Frame 1 (no input): blank canvas, image omitted
Frame 60 (the mouse pressed at the canvas centre just before this capture): blank canvas, image omitted
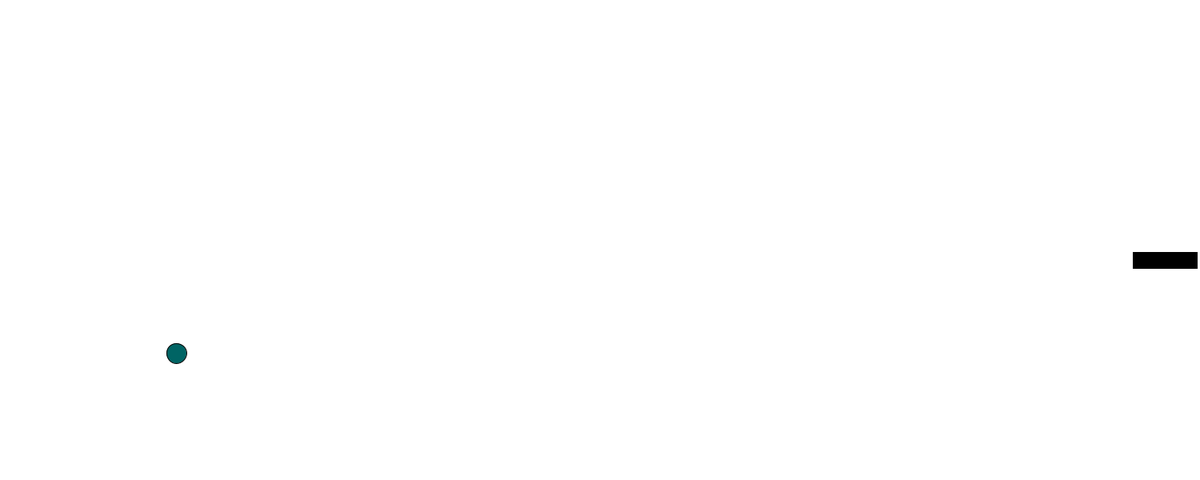
Frame 120 (the mouse held since frame 60 and released just before this capture)

The Processing sketch whose frames 1 and 60 were blank and that drew this single picture after the mouse press (run headless with seeded random() and noise(); from frame 60 on, the mouse is pressed at the canvas centre):

// Processing sketch: Team_Red_Group_Project
// ── Team_Red_Group_Project.pde
/*
~~~~~~~~~~~~~~~~~~~~~~~~~~~~~~~~~~~~~~~~~~~~~~~
Group Project: Team Red
~~~~~~~~~~~~~~~~~~~~~~~~~~~~~~~~~~~~~~~~~~~~~~~
Authors:
    Mark R. Mahan
    Joshua Yamdogo
    Samuel Trenter
    Shinya Honda
    Humberto Colin
~~~~~~~~~~~~~~~~~~~~~~~~~~~~~~~~~~~~~~~~~~~~~~~
This project is meant to run a platforming game
~~~~~~~~~~~~~~~~~~~~~~~~~~~~~~~~~~~~~~~~~~~~~~~
IDEA: SWITCH GRAVITY PERIODICALLY
*/

int screenType = 0;
Ball theBall = new Ball(); // The bouncing ball
int numBlocks = 5;
Block testBlocks[] = new Block[numBlocks]; // Test block for now

void setup() {
  size(1500, 600);
  for (int i = numBlocks - 1; i != -1; i--) {
    testBlocks[i] = new Block();
  }
}

void draw() {
  if (screenType == 0) titleScreen();
  else if (screenType == 1) gameScreen();
  else if (screenType == 2) gameOverScreen();
}

//~~~~~~~~~~~~~~~~~~~~~~~~~~~~~~~~~~~~~~~~~~

void titleScreen() {
  background(150);
}

void gameScreen() {
  background(255);
  theBall.displayBall(); // Displays the ball
  for (int i = 0; i < numBlocks; i++) {
    testBlocks[i].displayBlock();
    testBlocks[i].blockBounce(theBall, theBall.ballXpos, theBall.ballYpos);
  }
  //testBlock.displayBlock(); // Displays the block
  //testBlock.blockBounce(theBall, theBall.ballXpos, theBall.ballYpos); // Bounces the ball off of the block
  theBall.gravitationalPull(); // Gravity
  theBall.inBounds(); // Keeps the ball in-bounds
}

void gameOverScreen() {
  // Will be implemented later
}

//~~~~~~~~~~~~~~~~~~~~~~~~~~~~~~~~~~~~~~~~~~~~

void mousePressed() {
  if (screenType == 0) screenType = 1; // A click will start the game
}

void keyPressed() {
  if (key == CODED) {
    if (keyCode == LEFT) theBall.moveLeft(); // Moves the ball left
    else if (keyCode == RIGHT) theBall.moveRight(); // Moves the ball right
    else if (keyCode == UP || keyCode == DOWN) theBall.switchGravity();
  }
}
// ── Ball.pde
class Ball {
  float airResistance, friction, w, h, ballXpos, ballYpos, ballDX, ballDY, targetX, targetY, canvasWidth, canvasHeight, gravityValue, vertSpeed, horizSpeed, easing; // xpos and ypos used to track ball
  color c;
  String sidewaysDirection;
  
  Ball() {
    // Random color ball each time
    c = color(0, 100, 100);
    
    // Width and height of the ball
    w = 25;
    h = w;
    
    // The ball's x and y positions
    targetX = 500;
    targetY = 100;
    ballDX = targetX - ballXpos;
    ballDY = targetY - ballYpos;
    ballXpos = ballDX * easing;
    ballYpos = ballDY * easing;
    
    canvasWidth = 1500;
    canvasHeight = 600;
    sidewaysDirection = "East"; // Ball starts out moving "East"
    
    // Used for the "physics" of the ball
    gravityValue = 1;
    vertSpeed = 0;
    horizSpeed = 15;
    airResistance = 0.0001;
    friction = 0.1;
    easing = 0.25;
  }
  
  void displayBall() { // Displays the ball
    fill(c);
    ellipse(ballXpos, ballYpos, w, h);
  }
  
  void moveLeft() {
    if (sidewaysDirection == "East") {
      horizSpeed *= -1;
      sidewaysDirection = "West";
    }
  }
  
  void moveRight() {
    if (sidewaysDirection == "West") {
      horizSpeed *= -1;
      sidewaysDirection = "East";
    }
  }
  
  void gravitationalPull() {
    vertSpeed += gravityValue; // Vertical speed will increase/decrease
    targetY = ballYpos + vertSpeed; // Change where the ball is vertically
    targetX = ballXpos + horizSpeed; // Change where the ball is horizontally
    ballDX = targetX - ballXpos;
    ballDY = targetY - ballYpos;
    ballXpos += ballDX * easing;
    //ballXpos += horizSpeed;
    ballYpos += ballDY * easing;
    vertSpeed -= (vertSpeed * airResistance);
    horizSpeed -= (horizSpeed * airResistance);
  }
  
  void switchGravity() {
    gravityValue *= -1;
  }
  
  void noReductionBounce(float surface) { // Used for the block(s)
    if (gravityValue > 0) {
      ballYpos = surface - (h / 2);
    } else {
      ballYpos = surface + (h + 2);
    }
    vertSpeed *= -1;
    vertSpeed += (vertSpeed * friction) * 1.1;
  }
  
  void bounceBottom(float surface) { // Bounces off the bottom of the canvas
    ballYpos = surface - (h / 2);
    vertSpeed *= -1;
    vertSpeed -= (vertSpeed * friction); // Slows the ball down with friction
    //horizSpeed -= (horizSpeed * friction);
  }

  void bounceTop(float surface) { // Bounces off of the top
    ballYpos = surface + (h / 2);
    vertSpeed *= -1;
    vertSpeed -= (vertSpeed * friction); // Slows the ball down with friction
  }

  void bounceLeft() { // Bounces off of the left wall
    ballXpos = (w / 2);
    horizSpeed *= -1;
    //horizSpeed -= (horizSpeed * friction); // Slows the ball down with friction
    sidewaysDirection = "East";
  }
  
  void bounceRight() { // Bounces off of the right wall
    ballXpos = canvasWidth - (w / 2);
    horizSpeed *= -1;
    //horizSpeed -= (horizSpeed * friction); // Slows the ball down with friction
    sidewaysDirection = "West";
  }
  
  void topIndicator() { // Indicates where the ball is located horizontally on the canvas if the ball goes out of bounds
    noFill();
    triangle(ballXpos, 0, ballXpos - w / 2, h, ballXpos + w / 2, h);
  }
  
  void bottomIndicator() {
    noFill();
    triangle(ballXpos, canvasHeight, ballXpos - w / 2, canvasHeight - h, ballXpos + w / 2, canvasHeight - h);
  }
  
  void inBounds() { // Keeps the ball in-bounds
    if (gravityValue > 0) {
      if (ballYpos < 0) topIndicator();
      if (ballYpos + (h / 2) > canvasHeight) bounceBottom(canvasHeight);
    } else {
      if (ballYpos > canvasHeight) bottomIndicator();
      if (ballYpos + (h / 2) < 0) bounceTop(0);
    }
    if (ballXpos + (w / 2) > canvasWidth) bounceRight();
    if (ballXpos < 0) bounceLeft();
  }
  
}
// ── Block.pde
class Block extends Ball {
  float blockXpos, blockYpos, blockWidth, blockHeight, canvasWidth, canvasHeight;
  
  Block() {
    blockWidth = 80;
    blockHeight = 20;
    canvasWidth = 1500;
    canvasHeight = 600;
    blockXpos = random(canvasWidth, canvasWidth + canvasWidth / 2);
    blockYpos = random(canvasHeight / 2, canvasHeight - 30);
  }
  
  void displayBlock() {
    fill(0);
    rectMode(CENTER);
    rect(blockXpos, blockYpos, blockWidth, blockHeight);
    scrollBlock();
  }
  
  void scrollBlock() {
    blockXpos -= 5;
    if (blockXpos < 0 - 100) {
      blockXpos += canvasWidth + random(blockWidth, canvasWidth / 2);
      blockYpos = random(60, canvasHeight - 60);
    }
  }
  
  void blockBounce(Ball theBall, float ballXpos, float ballYpos) {
    // If the ball is above/below the paddle
    if ((ballXpos + (h / 2) > blockXpos - (blockWidth / 2) && (ballXpos - (h / 2) < blockXpos + (blockWidth / 2)))) {
      // If the ball is "touching" the block
      if (ballYpos > blockYpos - (blockHeight / 2) && ballYpos < blockYpos + (blockHeight / 2)) {
        theBall.noReductionBounce(blockYpos); // Bounce off of the block
      }
    }
  }
  
}
